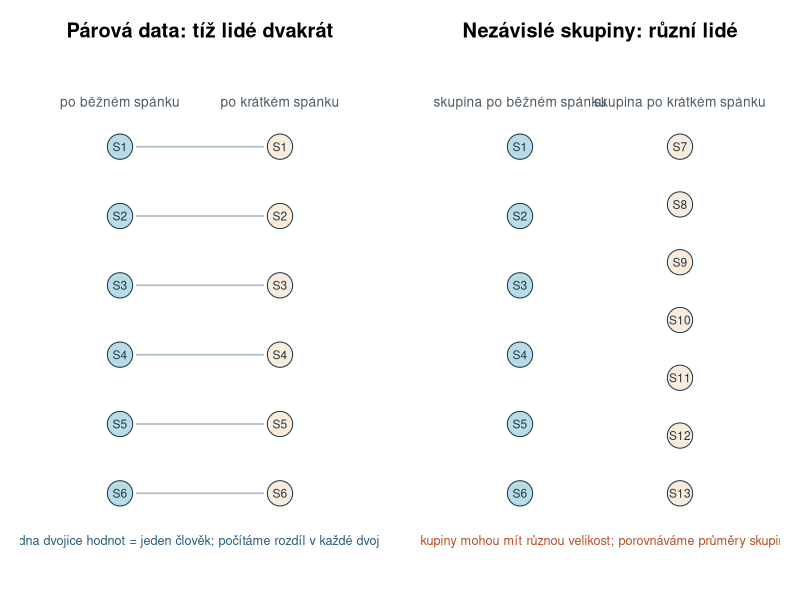
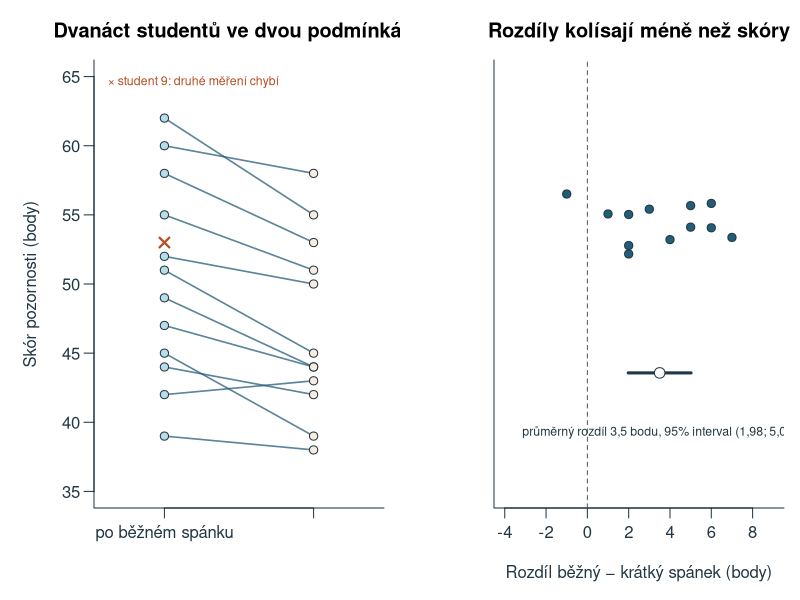
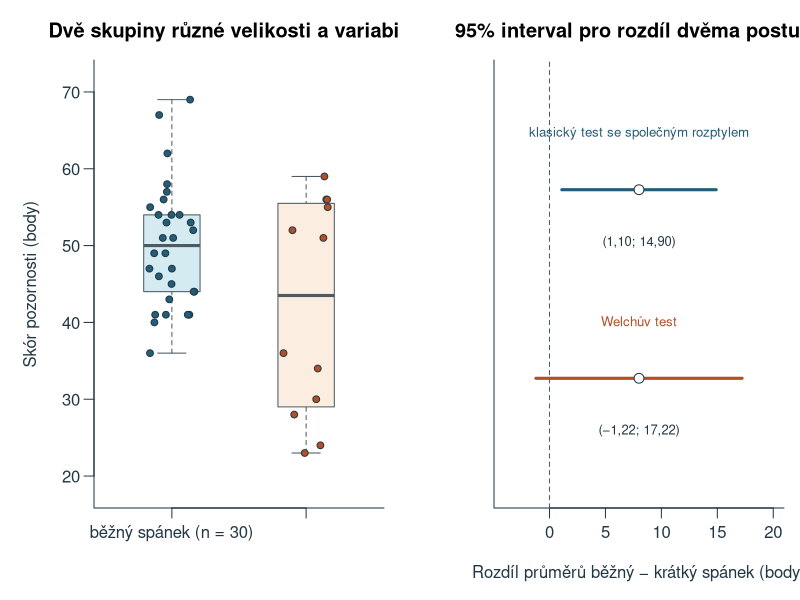
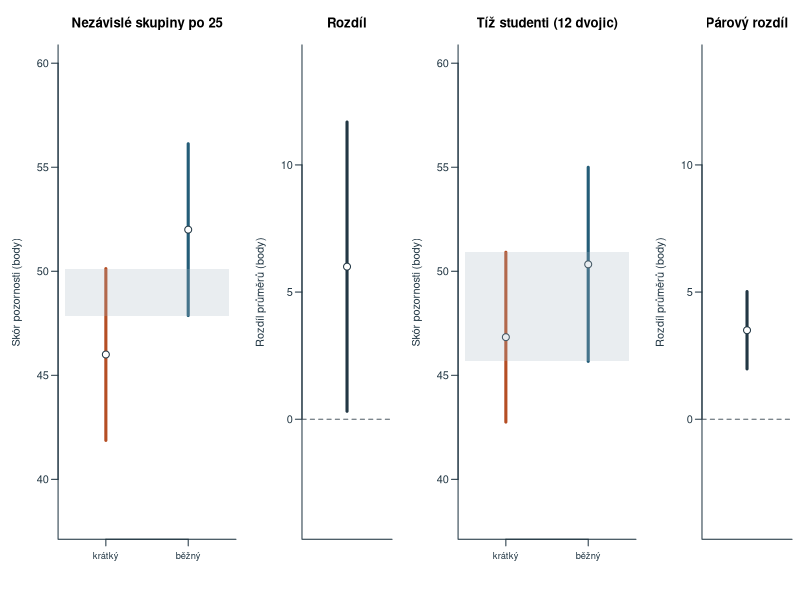
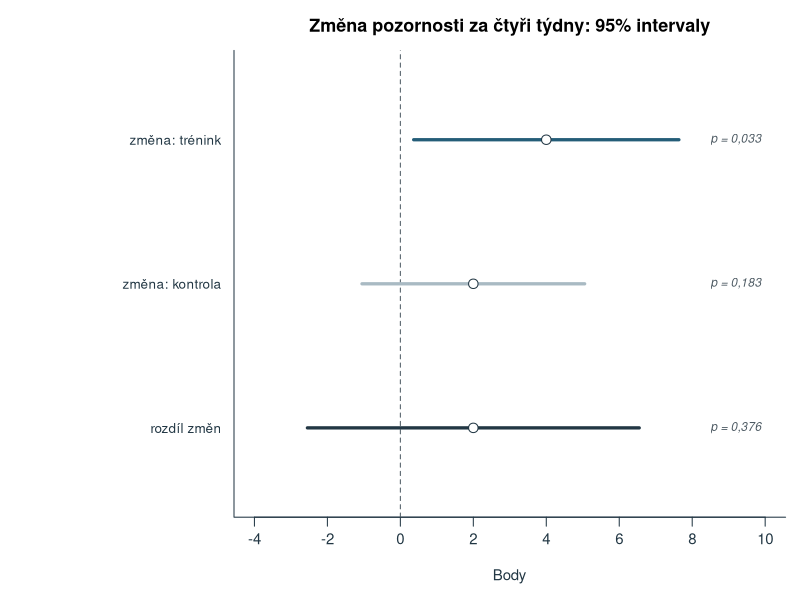
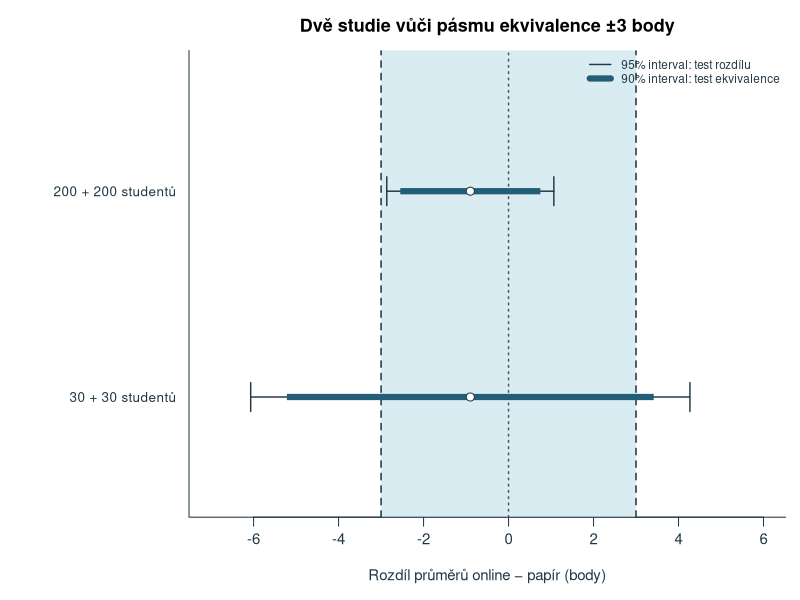
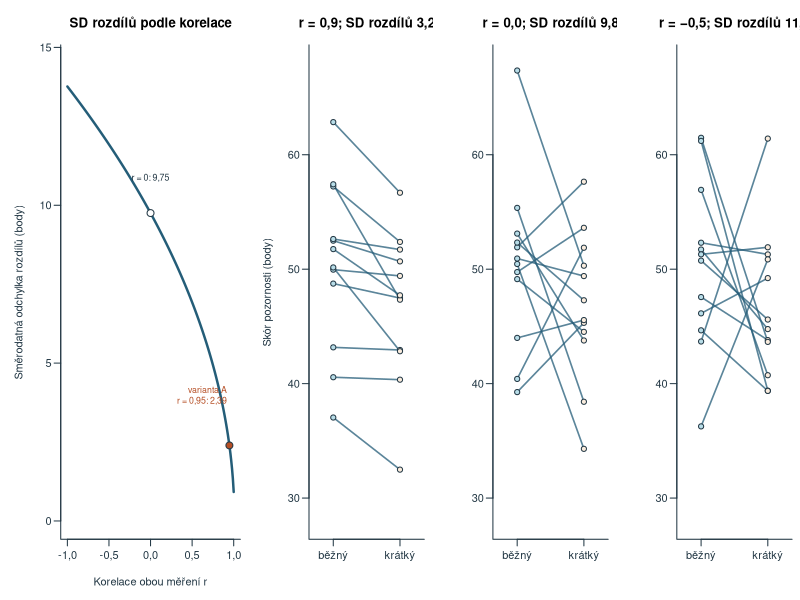
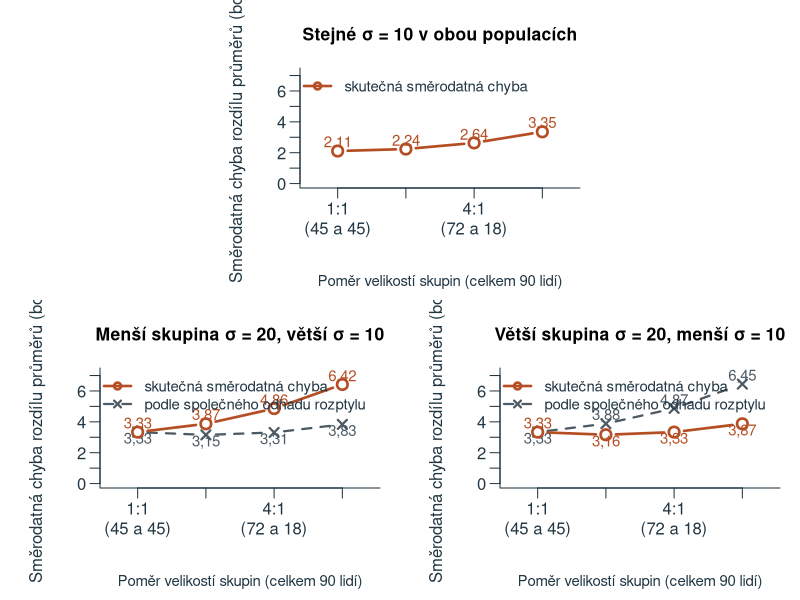

Source code (R) for these figures, in order:
# Teaching data, calculations and figures for chapter 8; base R, UTF-8, deterministic project-root paths.
# Parking summaries are quoted from Howell (2013, p. 86); anorexia summaries were computed from
# Howell's Table 7.3 (pp. 198-199) and converted to kilograms; every other value is an authored teaching model.
ch8_out <- 'assets/chapter-08/plots'
ch8_old_options <- options(OutDec=',')
dir.create(ch8_out,recursive=TRUE,showWarnings=FALSE)
ch8_blue <- '#245D78'; ch8_orange <- '#B54E24'; ch8_fill <- '#B8DDE8'; ch8_gray <- '#4D5A63'; ch8_pale <- '#E1E8EB'; ch8_sand <- '#FAECDD'; ch8_ink <- '#223744'; ch8_mute <- '#A9BAC3'; ch8_green <- '#3E7B4F'
ch8_num <- function(x,digits=2) sub('^-','−',formatC(x,format='f',digits=digits,decimal.mark=','))
ch8_draw <- function(name,code,width=8,height=4.5) {
  svg(file.path(ch8_out,paste0(name,'.svg')),width=width,height=height,family='sans',bg='white')
  par(mar=c(4.5,4.5,2.6,.8),mgp=c(2.7,.7,0),las=1,col.axis=ch8_ink,col.lab=ch8_ink,fg=ch8_ink,cex=.9)
  force(code); dev.off()
}
# Procedures from summaries --------------------------------------------------------------
# One sample of differences: the paired t-test is the one-sample t-test of chapter 7 applied to differences.
ch8_one <- function(m,s,n,level=.95) {
  m <- unname(m); s <- unname(s); n <- unname(n)
  se <- s/sqrt(n); q <- qt(1-(1-level)/2,n-1); t <- m/se
  c(m=m,s=s,n=n,se=se,df=n-1,t=t,p=2*pt(-abs(t),n-1),q=q,dolni=m-q*se,horni=m+q*se)
}
# Two independent samples: classic test with the pooled variance estimate.
ch8_pooled <- function(m1,s1,n1,m2,s2,n2,level=.95) {
  m1 <- unname(m1); s1 <- unname(s1); m2 <- unname(m2); s2 <- unname(s2)
  sp2 <- ((n1-1)*s1^2+(n2-1)*s2^2)/(n1+n2-2); se <- sqrt(sp2*(1/n1+1/n2)); df <- n1+n2-2
  q <- qt(1-(1-level)/2,df); t <- (m1-m2)/se
  c(rozdil=m1-m2,sp2=sp2,sp=sqrt(sp2),se=se,df=df,t=t,p=2*pt(-abs(t),df),q=q,dolni=m1-m2-q*se,horni=m1-m2+q*se,d=(m1-m2)/sqrt(sp2))
}
# Welch's test: separate variances and Welch-Satterthwaite degrees of freedom (not rounded).
ch8_welch <- function(m1,s1,n1,m2,s2,n2,level=.95) {
  m1 <- unname(m1); s1 <- unname(s1); m2 <- unname(m2); s2 <- unname(s2)
  a <- s1^2/n1; b <- s2^2/n2; se <- sqrt(a+b); df <- (a+b)^2/(a^2/(n1-1)+b^2/(n2-1))
  q <- qt(1-(1-level)/2,df); t <- (m1-m2)/se
  c(rozdil=m1-m2,se=se,df=df,t=t,p=2*pt(-abs(t),df),q=q,dolni=m1-m2-q*se,horni=m1-m2+q*se)
}
ch8_sum <- function(x) c(m=mean(x),s=sd(x),n=length(x))
# A. Running example, paired version: the same students after normal and after short sleep ------
# Thirteen students; student 9 has no score after short sleep. Difference = normal minus short sleep.
ch8_par <- data.frame(id=1:13,
  bezny=c(58,44,51,39,62,47,55,42,53,49,60,45,52),
  kratky=c(53,42,45,38,55,44,51,43,NA,44,58,39,50))
ch8_par_ok <- with(ch8_par,!is.na(bezny)&!is.na(kratky))
ch8_par_u <- ch8_par[ch8_par_ok,]
ch8_par_d <- ch8_par_u$bezny-ch8_par_u$kratky
ch8_par_res <- ch8_one(mean(ch8_par_d),sd(ch8_par_d),length(ch8_par_d))
ch8_par_b <- ch8_sum(ch8_par_u$bezny); ch8_par_k <- ch8_sum(ch8_par_u$kratky)
# The same complete pairs analysed (wrongly) as two independent groups.
ch8_par_wrong <- ch8_pooled(ch8_par_b['m'],ch8_par_b['s'],12,ch8_par_k['m'],ch8_par_k['s'],12)
# Column means taken without removing the incomplete pair: 13 versus 12 students.
ch8_par_cols <- c(bezny=mean(ch8_par$bezny),kratky=mean(ch8_par$kratky,na.rm=TRUE))
# Contrast: perfectly preserved order with tripled second values; SD of differences doubles.
ch8_troj_x <- c(2,4,6); ch8_troj_y <- 3*ch8_troj_x
# B. Independent version: two groups of different size and spread --------------------------
# Generated once (seed 20261189, rounded to whole points) and stored as fixed values.
ch8_sk_kratky <- c(52,55,23,59,36,51,24,56,28,34,56,30)
ch8_sk_bezny <- c(67,55,54,46,43,41,57,41,54,44,40,47,41,51,45,47,62,44,49,54,69,36,56,49,51,53,58,53,52,41)
ch8_sk_k <- ch8_sum(ch8_sk_kratky); ch8_sk_b <- ch8_sum(ch8_sk_bezny)
ch8_sk_pool <- ch8_pooled(ch8_sk_b['m'],ch8_sk_b['s'],30,ch8_sk_k['m'],ch8_sk_k['s'],12)
ch8_sk_welch <- ch8_welch(ch8_sk_b['m'],ch8_sk_b['s'],30,ch8_sk_k['m'],ch8_sk_k['s'],12)
# Parking study (Howell, p. 86) without known sigma: s = 14.6 s in both groups of 100 drivers.
ch8_park <- ch8_pooled(39.03,14.6,100,32.15,14.6,100)
ch8_park_welch <- ch8_welch(39.03,14.6,100,32.15,14.6,100)
# Anorexia (Everitt via Howell, Table 7.3): full-precision summaries in pounds, converted to kilograms.
ch8_lb <- 0.45359237
ch8_anor_lb <- c(m_pred=83.229412,m_po=90.494118,m_d=7.264706,s_d=7.157421,s_pred=5.016693,n=17)
ch8_anor <- ch8_anor_lb; ch8_anor[1:5] <- ch8_anor_lb[1:5]*ch8_lb
ch8_anor_res <- ch8_one(ch8_anor['m_d'],ch8_anor['s_d'],17)
ch8_anor_d_pred <- unname(ch8_anor['m_d']/ch8_anor['s_pred']); ch8_anor_d_z <- unname(ch8_anor['m_d']/ch8_anor['s_d'])
# Two groups side by side: 25 students per group, 46 versus 52 points, s = 10 in both.
ch8_vedle <- ch8_pooled(52,10,25,46,10,25)
ch8_vedle_ci <- rbind(kratky=46+c(-1,1)*qt(.975,24)*2,bezny=52+c(-1,1)*qt(.975,24)*2)
ch8_par_ci <- rbind(kratky=ch8_par_k['m']+c(-1,1)*qt(.975,11)*ch8_par_k['s']/sqrt(12),
                    bezny=ch8_par_b['m']+c(-1,1)*qt(.975,11)*ch8_par_b['s']/sqrt(12))
# D. Change in two groups: attention before and after a four-week training (authored) -------
ch8_tr <- data.frame(id=1:32,skupina=rep(c('trénink','kontrola'),each=16),
  pred=c(46,52,41,55,48,44,50,57,43,49,53,47,45,51,58,42, 47,50,44,53,49,41,55,46,52,48,43,56,45,51,50,47))
ch8_tr_zmena_i <- c(12,-3,8,-4,14,5,9,-2,3,10,-6,7,4,13,0,-6)
ch8_tr_zmena_k <- c(6,-7,9,-3,10,1,-6,5,2,11,-4,3,-1,8,0,-2)
ch8_tr$po <- ch8_tr$pred+c(ch8_tr_zmena_i,ch8_tr_zmena_k)
ch8_tr$zmena <- ch8_tr$po-ch8_tr$pred
ch8_tr_i <- ch8_one(mean(ch8_tr_zmena_i),sd(ch8_tr_zmena_i),16)
ch8_tr_k <- ch8_one(mean(ch8_tr_zmena_k),sd(ch8_tr_zmena_k),16)
ch8_tr_rozdil <- ch8_pooled(mean(ch8_tr_zmena_i),sd(ch8_tr_zmena_i),16,mean(ch8_tr_zmena_k),sd(ch8_tr_zmena_k),16)
# Equivalence of two test versions: online minus paper, bounds -3 and 3 set in advance.
ch8_ekv <- data.frame(studie=c('velká','malá'),m_online=49.2,m_papir=50.1,s=10,n=c(200,30))
ch8_ekv_res <- t(sapply(1:2,function(i) {
  e <- ch8_ekv[i,]; r95 <- ch8_pooled(e$m_online,e$s,e$n,e$m_papir,e$s,e$n,.95); r90 <- ch8_pooled(e$m_online,e$s,e$n,e$m_papir,e$s,e$n,.90)
  c(rozdil=r95[['rozdil']],se=r95[['se']],df=r95[['df']],p=r95[['p']],d95=r95[['dolni']],h95=r95[['horni']],d90=r90[['dolni']],h90=r90[['horni']])
}))
rownames(ch8_ekv_res) <- ch8_ekv$studie
# Exercise inputs (authored unless stated) --------------------------------------------------
ch8_u03 <- data.frame(id=1:15,
  kongr=c(612,685,590,731,648,577,702,659,NA,624,690,605,668,641,720),
  nekongr=c(689,742,671,790,702,660,NA,731,698,701,768,672,735,699,805))
ch8_u03_ok <- with(ch8_u03,!is.na(kongr)&!is.na(nekongr))
ch8_u03_d <- with(ch8_u03[ch8_u03_ok,],nekongr-kongr)
ch8_u06_a <- c(78,41,95,62,54,88,47,71,39,66)
ch8_u06_b <- c(52,48,61,44,57,50,46,55,49,63,51,45,58,53,47,60,50,54,42,56,49,52,59,48,51)
# Correlation of the two paired measurements and the SD of differences (optional extension) --
ch8_par_r <- cor(ch8_par_u$bezny,ch8_par_u$kratky)
ch8_sd_rozdilu <- function(r,s1=unname(ch8_par_b['s']),s2=unname(ch8_par_k['s'])) sqrt(s1^2+s2^2-2*r*s1*s2)
# Three simulated sets of 12 students with exactly the SDs and means of variant A and a chosen sample r
# (orthogonalised normal deviates, seed fixed); used only to illustrate the shape of paired data.
ch8_sim_par <- function(r,seed) {
  set.seed(seed); z <- scale(matrix(rnorm(24),12))
  z[,2] <- resid(lm(z[,2]~z[,1])); z <- scale(z)
  y <- r*z[,1]+sqrt(1-r^2)*z[,2]
  data.frame(bezny=ch8_par_b[['m']]+ch8_par_b[['s']]*z[,1],kratky=ch8_par_k[['m']]+ch8_par_k[['s']]*as.numeric(scale(y)))
}
ch8_sim_r <- c(.9,0,-.5)
ch8_sim <- lapply(seq_along(ch8_sim_r),function(i) ch8_sim_par(ch8_sim_r[i],20261114+i))
# Standard error of the difference and Welch df for 90 people split 1:1, 2:1, 4:1 and 8:1 (population values).
ch8_pomer <- data.frame(pomer=c('1:1','2:1','4:1','8:1'),n1=c(45,60,72,80),n2=c(45,30,18,10))
ch8_pomer_lab <- paste0(ch8_pomer$pomer,'
(',ch8_pomer$n1,' a ',ch8_pomer$n2,')')
ch8_se_dif <- function(s1,n1,s2,n2) sqrt(s1^2/n1+s2^2/n2)
ch8_se_pool <- function(s1,n1,s2,n2) sqrt(((n1-1)*s1^2+(n2-1)*s2^2)/(n1+n2-2)*(1/n1+1/n2))
ch8_welch_df <- function(s1,n1,s2,n2) { a <- s1^2/n1; b <- s2^2/n2; (a+b)^2/(a^2/(n1-1)+b^2/(n2-1)) }
ch8_pomer <- within(ch8_pomer, {
  se_shodne <- ch8_se_dif(10,n1,10,n2)
  se_mala_var <- ch8_se_dif(10,n1,20,n2); se_mala_var_pool <- ch8_se_pool(10,n1,20,n2)
  se_velka_var <- ch8_se_dif(20,n1,10,n2); se_velka_var_pool <- ch8_se_pool(20,n1,10,n2)
  df_shodne <- ch8_welch_df(10,n1,10,n2); df_mala_var <- ch8_welch_df(10,n1,20,n2); df_velka_var <- ch8_welch_df(20,n1,10,n2)
})
# Approximate CI for Cohen's d standardised by the control-group SD (Howell, 2013, p. 632) and the
# exact noncentral-t interval for the pooled d (comparison only); paired d after Algina & Keselman (2003, pp. 544-545).
ch8_d_ci <- function(d,n_kontrola,n_druha,level=.95) {
  se <- sqrt((n_kontrola+n_druha)/(n_kontrola*n_druha)+d^2/(2*n_kontrola)); z <- qnorm(1-(1-level)/2)
  c(d=d,se=se,dolni=d-z*se,horni=d+z*se)
}
ch8_nct_ci <- function(t,df,level=.95) {
  a <- (1-level)/2
  # pt() with a noncentrality parameter may warn about the last digits; the limits are checked against the text.
  suppressWarnings(c(uniroot(function(l) pt(t,df,ncp=l)-(1-a),c(t-20,t+20),tol=1e-10)$root,
    uniroot(function(l) pt(t,df,ncp=l)-a,c(t-20,t+20),tol=1e-10)$root))
}
ch8_park_dci <- ch8_d_ci(unname(ch8_park['d']),100,100)
ch8_park_dci_presne <- ch8_nct_ci(unname(ch8_park['t']),198)*sqrt(1/100+1/100)
ch8_sk_d <- unname(ch8_sk_pool['rozdil']/ch8_sk_b['s'])
ch8_sk_dci <- ch8_d_ci(ch8_sk_d,30,12)
ch8_par_stdz <- sqrt((ch8_par_b[['s']]^2+ch8_par_k[['s']]^2)/2)
ch8_par_dav <- unname(ch8_par_res['m'])/ch8_par_stdz
ch8_par_dci <- ch8_nct_ci(unname(ch8_par_res['t']),11)*sqrt(2*unname(ch8_par_res['s'])^2/(12*(ch8_par_b[['s']]^2+ch8_par_k[['s']]^2)))
# Figures ----------------------------------------------------------------------------------
ch8_draw('dve-usporadani', {
  par(mfrow=c(1,2),mar=c(1,1,3,1))
  for(k in 1:2) {
    plot(NA,xlim=c(0,10),ylim=c(0,10),axes=FALSE,xlab='',ylab='',
      main=if(k==1) 'Párová data: tíž lidé dvakrát' else 'Nezávislé skupiny: různí lidé')
    if(k==1) {
      y <- seq(8.6,1.4,length.out=6)
      text(2.6,9.5,'po běžném spánku',cex=.82,col=ch8_gray); text(7.4,9.5,'po krátkém spánku',cex=.82,col=ch8_gray)
      for(i in seq_along(y)) {
        segments(3.1,y[i],6.9,y[i],lwd=1.6,col=ch8_mute)
        symbols(c(2.6,7.4),c(y[i],y[i]),circles=c(.38,.38),inches=FALSE,add=TRUE,bg=c(ch8_fill,ch8_sand),fg=ch8_ink)
        text(c(2.6,7.4),y[i],paste0('S',i),cex=.72)
      }
      text(5,.4,'jedna dvojice hodnot = jeden člověk; počítáme rozdíl v každé dvojici',cex=.76,col=ch8_blue)
    } else {
      y1 <- seq(8.6,1.4,length.out=6); y2 <- seq(8.6,1.4,length.out=7)
      text(2.6,9.5,'skupina po běžném spánku',cex=.82,col=ch8_gray); text(7.4,9.5,'skupina po krátkém spánku',cex=.82,col=ch8_gray)
      symbols(rep(2.6,6),y1,circles=rep(.38,6),inches=FALSE,add=TRUE,bg=ch8_fill,fg=ch8_ink); text(2.6,y1,paste0('S',1:6),cex=.72)
      symbols(rep(7.4,7),y2,circles=rep(.38,7),inches=FALSE,add=TRUE,bg=ch8_sand,fg=ch8_ink); text(7.4,y2,paste0('S',7:13),cex=.72)
      text(5,.4,'skupiny mohou mít různou velikost; porovnáváme průměry skupin',cex=.76,col=ch8_orange)
    }
  }
},width=9.4,height=4.2)
ch8_draw('parova-data', {
  par(mfrow=c(1,2),mar=c(4.6,4.7,3,.8))
  u <- ch8_par_u
  plot(NA,xlim=c(.6,2.4),ylim=c(35,65),xaxt='n',xlab='',ylab='Skór pozornosti (body)',main='Dvanáct studentů ve dvou podmínkách',bty='l')
  axis(1,at=1:2,labels=c('po běžném spánku','po krátkém spánku'))
  segments(1,u$bezny,2,u$kratky,col=adjustcolor(ch8_blue,.75),lwd=1.6)
  points(rep(1,12),u$bezny,pch=21,bg=ch8_fill,col=ch8_ink,cex=1.1); points(rep(2,12),u$kratky,pch=21,bg=ch8_sand,col=ch8_ink,cex=1.1)
  points(1,53,pch=4,col=ch8_orange,cex=1.3,lwd=2.2); text(.62,64.6,'× student 9: druhé měření chybí',adj=0,cex=.74,col=ch8_orange)
  set.seed(8); jit <- runif(12,-.12,.12)
  plot(NA,xlim=c(-4,9),ylim=c(.4,1.8),yaxt='n',xlab='Rozdíl běžný − krátký spánek (body)',ylab='',main='Rozdíly kolísají méně než skóry',bty='l')
  abline(v=0,lty=2,col=ch8_gray)
  points(ch8_par_d,1.3+jit,pch=21,bg=ch8_blue,col=ch8_ink,cex=1.1)
  r <- ch8_par_res
  segments(r['dolni'],.8,r['horni'],.8,lwd=3,col=ch8_ink); points(r['m'],.8,pch=21,bg='white',col=ch8_ink,cex=1.4)
  text(r['m'],.6,paste0('průměrný rozdíl ',ch8_num(r['m'],1),' bodu, 95% interval (',ch8_num(r['dolni']),'; ',ch8_num(r['horni']),')'),cex=.74)
},width=10,height=4.4)
ch8_draw('dve-skupiny', {
  par(mfrow=c(1,2),mar=c(4.6,4.7,3,.8))
  plot(NA,xlim=c(.5,2.5),ylim=c(18,72),xaxt='n',xlab='',ylab='Skór pozornosti (body)',main='Dvě skupiny různé velikosti a variability',bty='l')
  axis(1,at=1:2,labels=c('běžný spánek (n = 30)','krátký spánek (n = 12)'))
  boxplot(list(ch8_sk_bezny,ch8_sk_kratky),at=1:2,add=TRUE,axes=FALSE,boxwex=.42,col=c(adjustcolor(ch8_fill,.6),adjustcolor(ch8_sand,.9)),border=ch8_gray,outline=FALSE)
  set.seed(9); points(1+runif(30,-.17,.17),ch8_sk_bezny,pch=21,bg=ch8_blue,col=ch8_ink,cex=.9); points(2+runif(12,-.17,.17),ch8_sk_kratky,pch=21,bg=ch8_orange,col=ch8_ink,cex=.9)
  plot(NA,xlim=c(-4,20),ylim=c(.4,2.6),yaxt='n',xlab='Rozdíl průměrů běžný − krátký spánek (body)',ylab='',main='95% interval pro rozdíl dvěma postupy',bty='l')
  abline(v=0,lty=2,col=ch8_gray)
  ints <- rbind(ch8_sk_pool[c('dolni','horni')],ch8_sk_welch[c('dolni','horni')]); y <- c(2,1); cols <- c(ch8_blue,ch8_orange)
  segments(ints[,1],y,ints[,2],y,lwd=3,col=cols); points(rep(ch8_sk_pool['rozdil'],2),y,pch=21,bg='white',col=ch8_ink,cex=1.3)
  text(ch8_sk_pool['rozdil'],y-.28,paste0('(',ch8_num(ints[,1]),'; ',ch8_num(ints[,2]),')'),cex=.78)
  text(ch8_sk_pool['rozdil'],y+.3,c('klasický test se společným rozptylem','Welchův test'),cex=.8,col=cols)
},width=10,height=4.4)
ch8_draw('intervaly-vedle-sebe', {
  layout(matrix(1:4,1),widths=c(1.25,.8,1.25,.8)); par(mar=c(4.6,4.4,3.4,.6))
  draw_groups <- function(ci,m,main,lab) {
    plot(NA,xlim=c(.5,2.5),ylim=c(38,60),xaxt='n',xlab='',ylab='Skór pozornosti (body)',main=main,bty='l')
    axis(1,at=1:2,labels=lab,cex.axis=.85)
    segments(1:2,ci[,1],1:2,ci[,2],lwd=3,col=c(ch8_orange,ch8_blue)); points(1:2,m,pch=21,bg='white',col=ch8_ink,cex=1.4)
    rect(.5,max(ci[,1]),2.5,min(ci[,2]),col=adjustcolor(ch8_mute,.25),border=NA)
  }
  draw_diff <- function(r,main) {
    plot(NA,xlim=c(.5,1.5),ylim=c(-4,14),xaxt='n',xlab='',ylab='Rozdíl průměrů (body)',main=main,bty='l')
    abline(h=0,lty=2,col=ch8_gray); segments(1,r[1],1,r[2],lwd=3,col=ch8_ink); points(1,r[3],pch=21,bg='white',col=ch8_ink,cex=1.4)
  }
  draw_groups(ch8_vedle_ci,c(46,52),'Nezávislé skupiny po 25',c('krátký','běžný'))
  draw_diff(c(ch8_vedle['dolni'],ch8_vedle['horni'],6),'Rozdíl')
  draw_groups(ch8_par_ci,c(ch8_par_k['m'],ch8_par_b['m']),'Tíž studenti (12 dvojic)',c('krátký','běžný'))
  draw_diff(c(ch8_par_res['dolni'],ch8_par_res['horni'],ch8_par_res['m']),'Párový rozdíl')
},width=10.4,height=4.6)
ch8_draw('zmeny-skupin', {
  par(mar=c(4.6,13,2.8,.8))
  rows <- rbind(ch8_tr_i[c('m','dolni','horni','p')],ch8_tr_k[c('m','dolni','horni','p')],c(ch8_tr_rozdil[c('rozdil','dolni','horni','p')]))
  y <- 3:1; cols <- c(ch8_blue,ch8_mute,ch8_ink)
  lab <- c('změna: trénink','změna: kontrola','rozdíl změn')
  plot(NA,xlim=c(-4,10),ylim=c(.5,3.5),yaxt='n',xlab='Body',ylab='',main='Změna pozornosti za čtyři týdny: 95% intervaly',bty='l')
  abline(v=0,lty=2,col=ch8_gray); axis(2,at=y,labels=lab,tick=FALSE,cex.axis=.9)
  segments(rows[,2],y,rows[,3],y,lwd=3.2,col=cols); points(rows[,1],y,pch=21,bg='white',col=ch8_ink,cex=1.4)
  text(9.9,y,paste0('p = ',ch8_num(rows[,4],3)),adj=1,cex=.8,font=3,col=ch8_gray)
},width=8.8,height=3.8)
ch8_draw('ekvivalence-skupin', {
  par(mar=c(4.6,10.5,2.8,.8))
  e <- ch8_ekv_res; y <- 2:1
  plot(NA,xlim=c(-7,6),ylim=c(.5,2.6),yaxt='n',xlab='Rozdíl průměrů online − papír (body)',ylab='',main='Dvě studie vůči pásmu ekvivalence ±3 body',bty='l')
  rect(-3,0,3,3,col=adjustcolor(ch8_fill,.55),border=NA); abline(v=c(-3,3),lty=2,lwd=1.5,col=ch8_ink); abline(v=0,lty=3,lwd=1.5,col=ch8_gray)
  axis(2,at=y,labels=c('200 + 200 studentů','30 + 30 studentů'),tick=FALSE,cex.axis=.9)
  segments(e[,'d95'],y,e[,'h95'],y,lwd=1.4,col=ch8_ink); segments(e[,'d95'],y-.07,e[,'d95'],y+.07,lwd=1.4,col=ch8_ink); segments(e[,'h95'],y-.07,e[,'h95'],y+.07,lwd=1.4,col=ch8_ink)
  segments(e[,'d90'],y,e[,'h90'],y,lwd=6,col=ch8_blue,lend=1); points(e[,'rozdil'],y,pch=21,bg='white',col=ch8_ink,cex=1.2)
  legend('topright',c('95% interval: test rozdílu','90% interval: test ekvivalence'),lwd=c(1.4,6),col=c(ch8_ink,ch8_blue),bty='n',cex=.78)
},width=8.8,height=3.8)
ch8_draw('korelace-rozdily', {
  layout(matrix(1:4,1),widths=c(1.35,1,1,1)); par(mar=c(4.6,4.6,3.4,.6))
  rr <- seq(-1,1,by=.01)
  plot(rr,ch8_sd_rozdilu(rr),type='l',lwd=2.4,col=ch8_blue,xlab='Korelace obou měření r',ylab='Směrodatná odchylka rozdílů (body)',
       main='SD rozdílů podle korelace',bty='l',ylim=c(0,14.5))
  pts <- c(0,ch8_par_r); points(pts,ch8_sd_rozdilu(pts),pch=21,bg=c('white',ch8_orange),col=ch8_ink,cex=1.4)
  text(0,ch8_sd_rozdilu(0)+1.1,paste0('r = 0: ',ch8_num(ch8_sd_rozdilu(0))),cex=.8)
  text(ch8_par_r-.03,ch8_sd_rozdilu(ch8_par_r)+1.6,paste0('varianta A\nr = ',ch8_num(ch8_par_r,2),': ',ch8_num(ch8_sd_rozdilu(ch8_par_r))),adj=1,cex=.8,col=ch8_orange)
  for(i in seq_along(ch8_sim)) {
    u <- ch8_sim[[i]]; dd <- u$bezny-u$kratky
    plot(NA,xlim=c(.7,2.3),ylim=c(28,68),xaxt='n',xlab='',ylab=if(i==1) 'Skór pozornosti (body)' else '',
         main=paste0('r = ',ch8_num(cor(u$bezny,u$kratky),1),'; SD rozdílů ',ch8_num(sd(dd),1)),bty='l')
    axis(1,at=1:2,labels=c('běžný','krátký'))
    segments(1,u$bezny,2,u$kratky,col=adjustcolor(ch8_blue,.75),lwd=1.6)
    points(rep(1,12),u$bezny,pch=21,bg=ch8_fill,col=ch8_ink,cex=1.05); points(rep(2,12),u$kratky,pch=21,bg=ch8_sand,col=ch8_ink,cex=1.05)
  }
},width=11.4,height=4.4)
ch8_draw('pomer-skupin', {
  # Two panels per row at most: the equal-sigma panel centred on top, the unequal-sigma panels below.
  layout(matrix(c(0,1,1,0,2,2,3,3),2,byrow=TRUE)); par(mar=c(5.6,5,3.4,1),cex=1)
  x <- seq_len(nrow(ch8_pomer)); pm <- ch8_pomer
  panel <- function(main,se,se_pool=NULL) {
    plot(NA,xlim=c(.6,max(x)+.4),ylim=c(0,7.2),xaxt='n',xlab='',ylab='Směrodatná chyba rozdílu průměrů (body)',main=main,bty='l',cex.main=1.05)
    axis(1,at=x,labels=ch8_pomer_lab,padj=.5); mtext('Poměr velikostí skupin (celkem 90 lidí)',1,4.1,cex=.9)
    up <- if(is.null(se_pool)) rep(TRUE,length(x)) else se>=se_pool-1e-9  # label the higher point above, the lower below
    if(!is.null(se_pool)) { lines(x,se_pool,lwd=2.2,lty=2,col=ch8_gray,type='b',pch=4,cex=1.2); text(x,se_pool+ifelse(up,-.5,.5),ch8_num(se_pool),cex=.9,col=ch8_gray) }
    # The true standard error keeps one colour and line type in every panel.
    lines(x,se,lwd=2.6,col=ch8_orange,type='b',pch=21,bg='white',cex=1.4); text(x,se+ifelse(up,.5,-.5),ch8_num(se),cex=.9,col=ch8_orange)
  }
  leg <- function() legend('topleft',c('skutečná směrodatná chyba','podle společného odhadu rozptylu'),col=c(ch8_orange,ch8_gray),lty=c(1,2),pch=c(21,4),lwd=c(2.6,2.2),bty='n',cex=.9)
  panel('Stejné σ = 10 v obou populacích',pm$se_shodne)
  legend('topleft','skutečná směrodatná chyba',col=ch8_orange,lty=1,pch=21,lwd=2.6,bty='n',cex=.9)
  panel('Menší skupina σ = 20, větší σ = 10',pm$se_mala_var,pm$se_mala_var_pool); leg()
  panel('Větší skupina σ = 20, menší σ = 10',pm$se_velka_var,pm$se_velka_var_pool); leg()
},width=9,height=8.4)
ch8_draw('welch-stupne', {
  par(mar=c(5.6,4.9,3,1))
  x <- seq_len(nrow(ch8_pomer)); pm <- ch8_pomer; dfmax <- sum(pm$n1[1],pm$n2[1])-2
  # Distinct hues and point shapes, so the three Welch lines do not rely on colour alone.
  cols <- c(ch8_green,ch8_orange,'#3A8FB7'); pchs <- c(21,22,24)
  plot(NA,xlim=c(.6,max(x)+.4),ylim=c(0,dfmax+6),xaxt='n',xlab='',ylab='Stupně volnosti',main='Welchovy stupně volnosti (celkem 90 lidí)',bty='l')
  axis(1,at=x,labels=ch8_pomer_lab,padj=.5); mtext('Poměr velikostí skupin',1,4.1,cex=.9)
  abline(h=dfmax,lty=2,col=ch8_gray); text(max(x)+.4,dfmax+3,bquote(n[1]+n[2]-2==.(dfmax)),adj=1,cex=.85,col=ch8_gray)
  lines(x,pmin(pm$n1,pm$n2)-1,lty=3,lwd=2,col=ch8_gray,type='b',pch=20)
  ys <- list(pm$df_shodne,pm$df_mala_var,pm$df_velka_var)
  for(k in 1:3) lines(x,ys[[k]],lwd=2.6,col=cols[k],type='b',pch=pchs[k],bg='white',cex=1.3)
  legend('bottomleft',c('stejné σ','menší skupina dvakrát variabilnější','větší skupina dvakrát variabilnější','stupně volnosti menší skupiny'),
         col=c(cols,ch8_gray),lty=c(1,1,1,3),pch=c(pchs,20),pt.bg='white',lwd=c(2.6,2.6,2.6,2),bty='n',cex=.85,inset=c(.01,.01))
},width=8.4,height=5)
# Exercise 3: Q-Q plot of the differences with the plotting positions of chapter 4.
ch8_qq_y <- sort(ch8_u03_d); ch8_qq_z <- qnorm((seq_along(ch8_qq_y)-.5)/length(ch8_qq_y))
ch8_draw('qq-rozdily', {
  plot(ch8_qq_z,ch8_qq_y,xlab='Teoretický kvantil normovaného normálního rozdělení',ylab='Seřazený rozdíl (ms)',
       main='Q–Q graf rozdílů reakčních dob',pch=21,bg=ch8_blue,col=ch8_ink,bty='l',cex=1.1)
  abline(a=mean(ch8_u03_d),b=sd(ch8_u03_d),col=ch8_orange,lwd=1.8)
  legend('topleft','Referenční přímka: m + s × z',col=ch8_orange,lwd=1.8,bty='n',cex=.85)
},width=8.6,height=4.6)
options(ch8_old_options)
